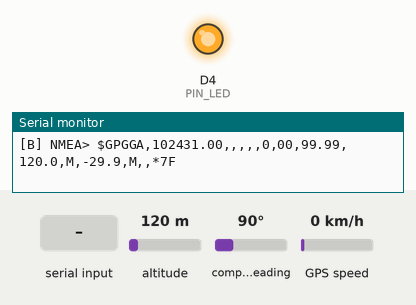
Recording of a program running on a simulated ESP8266 (NodeMCU). Shown: output pins drawn as LEDs (lit = HIGH), the last lines printed to the serial monitor. Dashed ring = blinking. Inputs (shaded band) come from the test bench; at power-on: altitude 120 m, compass heading 90°, GPS speed 0 km/h. The GPS gets a fix after 3 s at 37.7749, -122.4194 with 8 satellites.

Above: at 1.5 s.
1.6 s: altitude set to 20 m
At 4.4 s:
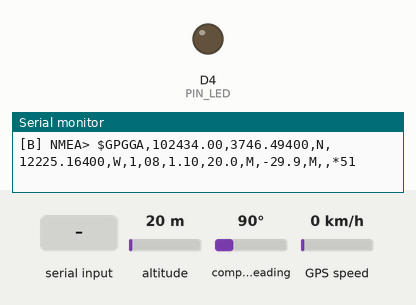
5.5 s: "1\n" received over the second serial link
At 5.8 s:
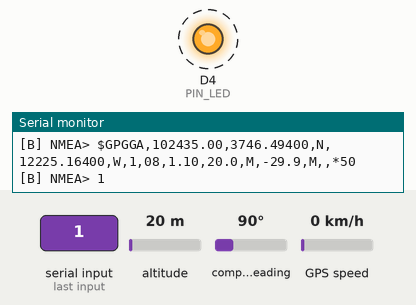
9.0 s: compass heading set to 269°
Timing chart, 0 to 19.1 s (numbered marks = the images above; inputs shaded):
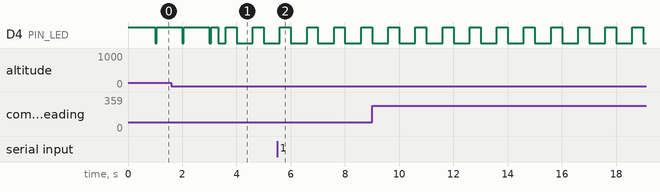

The program:

main.cpp
```cpp
// NEO-6M GPS testi — NodeMCU v3 (ESP8266), düğüm B
//
// Bağlantı: GPS VCC -> 3V3 (Vin/5V DEĞİL), GND -> GND, GPS TX -> D1, GPS RX boş.
// 1) Veri var mı: GPS TX -> D1 (GPIO5), SoftwareSerial 9600 baud.
//    Hiç bayt gelmezse: "VERI YOK" -> TX kablosu / besleme / baud kontrol et.
// 2) NMEA geçerli mi: checksum hatası sayılır (çok hata = yanlış baud / gürültü).
// 3) Konum: uydu sayısı, HDOP, enlem/boylam, yükseklik, UTC saat (her 2 sn özet).
//
// Ham NMEA satırları "NMEA>" önekiyle ilk 20 sn ve sonra her 30 sn'de bir 5 satır yazılır.
// Kart üstü LED (D4/GPIO2): veri yok = sönük, veri var/fix yok = her sn kısa yanıp sönme,
//                           fix var = her sn uzun yanma.
// Seri çıktı 115200 baud, satırlar "[B]" önekli.

#include <Arduino.h>
#include <SoftwareSerial.h>
#include <TinyGPSPlus.h>

#define XSTR(x) STR(x)
#define STR(x) #x
#ifdef NODE_ID
#define NODE_NAME XSTR(NODE_ID)
#else
#define NODE_NAME "?"
#endif

constexpr uint8_t  PIN_GPS_RX = 5;   // D1 <- GPS TX
constexpr uint8_t  PIN_LED    = 2;   // D4, aktif LOW
constexpr uint32_t GPS_BAUD   = 9600;

SoftwareSerial gpsSerial;
TinyGPSPlus gps;

#define LOG(...) do { Serial.printf("[" NODE_NAME "] " __VA_ARGS__); Serial.println(); } while (0)

static char line[100];
static uint8_t lineLen = 0;
static uint32_t rawUntil = 20000, nextRawBurst = 0;
static uint8_t rawBurstLeft = 0;
static uint32_t bytesTotal = 0, bytesLastSec = 0, lastByteMs = 0;

static void handleRawLine() {
  line[lineLen] = 0;
  bool show = millis() < rawUntil || rawBurstLeft > 0;
  if (show && lineLen > 0) {
    Serial.printf("[" NODE_NAME "] NMEA> %s\n", line);
    if (millis() >= rawUntil && rawBurstLeft > 0) rawBurstLeft--;
  }
  lineLen = 0;
}

static void ledUpdate() {
  uint32_t ph = millis() % 1000;
  bool on;
  if (millis() - lastByteMs > 3000 || lastByteMs == 0) on = false;
  else if (gps.location.isValid() && gps.location.age() < 3000) on = ph < 600;
  else on = ph < 60;
  digitalWrite(PIN_LED, on ? LOW : HIGH);
}

void setup() {
  Serial.begin(115200);
  pinMode(PIN_LED, OUTPUT);
  digitalWrite(PIN_LED, HIGH);
  delay(300);
  Serial.println();
  LOG("=== NEO-6M GPS testi | D1(GPIO5) <- GPS TX | %lu baud ===", (unsigned long)GPS_BAUD);
  gpsSerial.begin(GPS_BAUD, SWSERIAL_8N1, PIN_GPS_RX, -1, false, 256);
  if (!gpsSerial) LOG("HATA: SoftwareSerial baslatilamadi");
  LOG("Ilk 20 sn ham NMEA yazilacak, sonra her 2 sn ozet");
}

void loop() {
  while (gpsSerial.available()) {
    char c = gpsSerial.read();
    bytesTotal++; bytesLastSec++; lastByteMs = millis();
    gps.encode(c);
    if (c == '\n' || c == '\r') { if (lineLen) handleRawLine(); }
    else if (lineLen < sizeof(line) - 1) line[lineLen++] = c;
  }

  static uint32_t lastReport = 0;
  if (millis() - lastReport >= 2000) {
    lastReport = millis();
    if (bytesTotal == 0) {
      LOG("VERI YOK (%lu sn): GPS TX -> D1, VCC -> 3V3, GND kontrol et",
          (unsigned long)(millis() / 1000));
    } else if (millis() - lastByteMs > 3000) {
      LOG("VERI KESILDI (son bayt %lu ms once)", (unsigned long)(millis() - lastByteMs));
    } else {
      char pos[80];
      if (gps.location.isValid())
        snprintf(pos, sizeof(pos), "FIX %.6f, %.6f | yuks %.1f m",
                 gps.location.lat(), gps.location.lng(), gps.altitude.meters());
      else
        snprintf(pos, sizeof(pos), "fix yok");
      char tm[16] = "--:--:--";
      if (gps.time.isValid() && gps.time.age() < 5000 && (gps.time.value() != 0 || gps.date.isValid()))
        snprintf(tm, sizeof(tm), "%02u:%02u:%02u", gps.time.hour(), gps.time.minute(), gps.time.second());
      LOG("%s | uydu %lu | HDOP %.1f | UTC %s | %lu B/s | cumle ok %lu, checksum hata %lu",
          pos, gps.satellites.isValid() ? (unsigned long)gps.satellites.value() : 0UL,
          gps.hdop.isValid() ? gps.hdop.hdop() : 99.9, tm,
          (unsigned long)(bytesLastSec / 2), (unsigned long)gps.passedChecksum(),
          (unsigned long)gps.failedChecksum());
    }
    bytesLastSec = 0;
  }

  if (millis() >= rawUntil && millis() >= nextRawBurst) {
    nextRawBurst = millis() + 30000;
    rawBurstLeft = 5;
  }
  ledUpdate();
  yield();
}
```

Measured:
- by itself, D4 (PIN_LED): alternates HIGH for 0.40 s and LOW for 0.60 s
